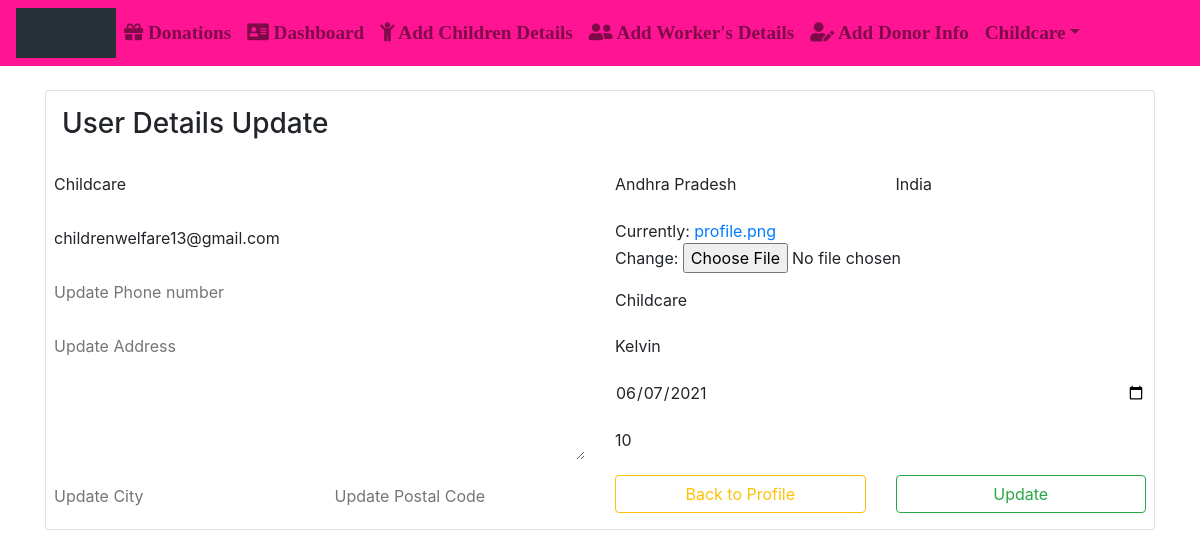
Screenshot of /upfle/ (signed in) with the database file from the repository.
### App/models.py (models this page shows)
class User(AbstractUser):
	img= models.ImageField(upload_to='Profiles/',default="profile.png")
	dob=models.DateField(null=True,blank=True)
	g=[('Male','Male'),('Female','Female')]
	gender=models.CharField(max_length=10,choices=g,null=True,blank=True)
	ph_no=models.CharField(max_length=10)
	pan_no=models.CharField(max_length=10,null=True,blank=True)
	address=models.CharField(max_length=100)
	postal_code=models.CharField(max_length=7)
	city=models.CharField(max_length=20)
	state=models.CharField(max_length=20,default='Andhra Pradesh')
	country=models.CharField(max_length=20,default='India')
	idgen = models.TextField(blank=True)
	p=[(1,'Donor'),(2,'Organisation'),(3,'Guest')]
	role=models.IntegerField(choices=p,default=3)

class Orgdetails(models.Model):
	org_name=models.CharField(max_length=50,default="Organisation Name")
	found_name=models.CharField(max_length=50,default="Founder Name")
	est_date=models.DateField(null=True)
	no_of_childrens=models.IntegerField(default=0)
	us=models.OneToOneField(User,on_delete=models.CASCADE)

### App/views.py (the view, shortened to what this page needs)
# urls.py: path('upfle/',views.updpfle,name="upf"),
def updpfle(request):
	f = User.objects.get(id=request.user.id)
	v = Orgdetails.objects.get(us_id=request.user.id)
	z = PrfUpd(instance=f)
	s = OrgForm(instance=v)
	return render(request,'html/updpfle.html',{'x':z,'k':s})

### App/forms.py
class OrgForm(forms.ModelForm):
	class Meta:
		model = Orgdetails
		fields = ["org_name","found_name","est_date","no_of_childrens"]
		widgets = {
		"org_name":forms.TextInput(attrs={
			"class":"form-control-plaintext my-2",
			}),
		"found_name":forms.TextInput(attrs={
			"class":"form-control-plaintext my-2",
			}),
		"est_date":forms.DateInput(attrs={
			"class":"form-control-plaintext my-2",
			"type":"date",
			}),
		"no_of_childrens":forms.NumberInput(attrs={
			"class":"form-control-plaintext",
			}),
		}

### App/templates/html/updpfle.html (shortened to what this page needs)
{% extends 'html/base.html' %}
{% block content %}
<div class="container mt-4">
  <div class="card">
  	<h3 class="m-3">User Details Update</h3>
  	<form method="post" enctype="multipart/form-data" class="mx-2">
  		<div class="row">
  			<div class="col">
  			{% for n in x %}
  				{% if forloop.counter == 1 %}
  				<div class="row">
  					<div class="col">
  						<td>{{n}}</td>
  					</div>
  				</div>
  				{% elif forloop.counter == 2 %}
  				<div class="row">
  					<div class="col">
  						<td>{{n}}</td>
  					</div>
  				</div>
  				{% elif forloop.counter == 3 %}
			<div class="row">
				{% if user.role == 1 or user.role == 3 %}
				<div class="col">
					<td>{{n}}</td>
				</div>
				{% endif %}
				{% elif forloop.counter == 4 %}
				{% if user.role == 1 or user.role == 3%}
				<div class="col">
					<td>{{n}}</td>
				</div>
				{% endif %}
			</div>
			{% elif forloop.counter == 5 %}
			<div class="row">
				<div class="col">
					<td>{{n}}</td>
				</div>
				{% elif forloop.counter == 6 %}
			</div>
			{% elif forloop.counter == 7 %}
			<div class="row">
				<div class="col">
					<td>{{n}}</td>
				</div>
			</div>
			{% elif forloop.counter == 8 %}
  			<div class="row">
  				<div class="col">
  					<td>{{n}}</td>
  				</div>
  				{% elif forloop.counter == 9 %}
  				<div class="col">
  					<td>{{n}}</td>
  				</div>
  			</div>
  			{% endif %}
  			{% endfor %}
  		</div>
  		<div class="col">
  			{% for n in x %}
  			{% if forloop.counter == 10 %}
  			<div class="row">
  				<div class="col">
  					<td>{{n}}</td>
  				</div>
  				{% elif forloop.counter == 11 %}
  				<div class="col">
  					<td>{{n}}</td>
  				</div>
  			</div>
  			{% elif forloop.counter == 12 %}
  			<div class="row my-2">
  				<div class="col">
  					<td>{{n}}</td>
  				</div>
  			</div>
  			{% endif %}
  			{% endfor %}
  			{% for c in k %}
  			<td>{{c}}</td>
  			{% endfor %}
  			<div class="row">
  				<div class="col">
  					<a href="{% url 'pf' %}" class="btn btn-outline-warning my-3 col-sm">Back to Profile</a>
  				</div>
  				<div class="col">
  					<input type="submit" value="Update" class="btn btn-outline-success my-3 col-sm">
  				</div>
  			</div>
  		</div>
  	</div>
  	</form>
  </div>
</div>
{% endblock %}

### App/templates/html/navbar.html (shortened to what this page needs)
{% load static %}
<link rel="stylesheet" href="https://use.fontawesome.com/releases/v5.7.0/css/all.css">
<nav class="navbar navbar-expand-md navbar-light" style="background-color:#FF1493;">
  <img src="{% static 'images/gif.gif' %}" alt="logo" style="width:100px;height:50px">
  <div style="font-family:Garamond;font-weight:bold;font-size: 120%;">
  <div class="collapse navbar-collapse" id="collapsibleNavbar">
    <ul class="navbar-nav">
      {% if not user.is_authenticated %}
      <li class="nav-item">
        <a class="nav-link" href="{% url 'hm' %}"><i class="fas fa-home"></i> Home</a>
      </li>
      <li class="nav-item">
        <a class="nav-link" href="{% url 'rg' %}"><i class='fas fa-user-plus'></i> Register Here</a>
      </li>
      <li class="nav-item">
        <a class="nav-link disabled" href="{% url 'lg' %}"><i class="fas fa-address-card"></i> Login</a>
      </li>
{% elif user.role == 2 %}
      <li class="nav-item">
        <a class="nav-link" href="{% url 'vi' %}"><i class='fas fa-gift'></i> Donations</a>
      </li>
      <li class="nav-item">
        <a class="nav-link" href="{% url 'dash' %}"><i class='fas fa-address-card'></i> Dashboard</a>
      </li>
      <li class="nav-item">
        <a class="nav-link" href="{% url 'ci' %}"><i class="fa fa-child"></i> Add Children Details</a>
      </li>
      <li class="nav-item">
        <a class="nav-link" href="{% url 'wi' %}"><i class='fas fa-user-friends'></i> Add Worker's Details</a>
      </li>
      <li class="nav-item">
        <a class="nav-link" href="{% url 'di' %}"><i class='fas fa-user-edit'></i> Add Donor Info</a>
      </li>
      <li class="dropdown">
       <a type="button" class="nav-link dropdown-toggle" data-toggle="dropdown">{{user.username}}</a>
</li>
      {% endif %}
    </ul>
  </div>
  </div>
</nav>

### rows the page displays
User: username "Childcare", x "Childcare", x "childrenwelfare13@gmail.com", x "Andhra Pradesh", x "India"
Orgdetails: k "Childcare" "Kelvin" "06/07/2021" "10"
